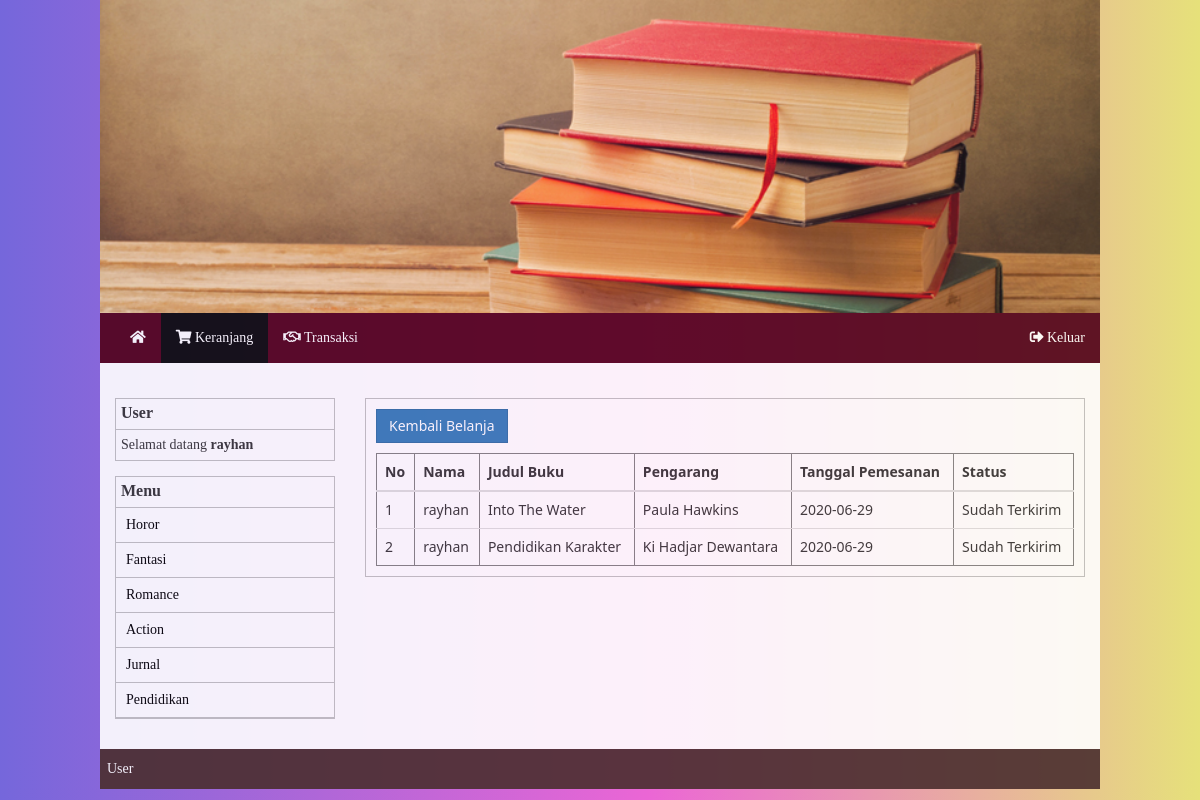
The app's page /transaksi.php (signed in) with its own data.
### tables this page shows
CREATE TABLE `tbl_produk` (
  `kode_produk` varchar(11) NOT NULL,
  `nama` varchar(50) NOT NULL,
  `pengarang` varchar(25) NOT NULL,
  `id_jenis` int(11) NOT NULL,
  `gambar` varchar(60) NOT NULL,
  `deskripsi` text NOT NULL,
  `harga` int(22) NOT NULL,
  `jumlah` int(11) NOT NULL
);

CREATE TABLE `tbl_jenis` (
  `id_jenis` int(11) NOT NULL,
  `jenis_barang` varchar(50) NOT NULL
);

CREATE TABLE `tbl_pesanan` (
  `id_pesanan` varchar(30) NOT NULL,
  `id_user` int(11) NOT NULL,
  `status` varchar(20) NOT NULL,
  `tanggal_pesanan` date NOT NULL,
  `kode_produk` varchar(11) NOT NULL
);

### transaksi.php (the view, shortened to what this page needs)
<!DOCTYPE html>
<html lang="en">
<head>
	<link rel="stylesheet" href="css/biasa.css">
	<link rel="stylesheet" href="css/utama.css">
	<link rel="stylesheet" href="css/font-awesome.min.css">
	<link rel="stylesheet" href="https://use.fontawesome.com/releases/v5.0.9/css/all.css">
</head>
<body>
	<div class="utama">
		<header>
			<div class="gambar">
				<img src="gambar/coverbiasa2.jpg" alt="">
			</div>
		</header>
		<nav class="navbar navbar-inverse">
		  <div class="container-fluid">
		    <ul class="nav navbar-nav">
		      <li>
					<a href="index.php"><i class="fa fa-home"></i></a>
				</li>
				<li class="active">
					<a href="keranjang_belanja.php"><i class="fa fa-shopping-cart"></i> Keranjang</a>
				</li>
				<li>
					<a href="transaksi.php"><i class="far fa-handshake"></i> Transaksi</a>
				</li>
		    </ul>
		    <ul class="nav navbar-nav navbar-right">
		    <?php if (@$_SESSION['username']) { ?>
		    <li><a href="logout.php?page=user"><span class="fa fa-sign-out-alt"></span> Keluar</a></li>
		    <?php
		    }
		    else{
		     ?>
		      <li><a href="register.php"><span class="fa fa-user"></span> Daftar</a></li>
		      <li><a href="login.php"><i class="fas fa-sign-in-alt"></i> Masuk</a></li>
		     <?php } ?>
		    </ul>
		  </div>
		</nav>
		<div class="col-lg-12 body-wrapper">
			<?php require_once"element/sidebar_main.php"; ?>
			<div class="col-lg-9 content-body">
				<div class="isi-header">
					<div class="content-isi">
						<a href="index.php" class="btn btn-primary" id="kembali">Kembali Belanja</a>
						<div class="table-responsive">
							<table class="table" border="1">
								<thead>
									<tr>
										<th>No</th>
										<th>Nama</th>
										<th>Judul Buku</th>
										<th>Pengarang</th>
										<th>Tanggal Pemesanan</th>
										<th>Status</th>
									</tr>
								</thead>
								<tbody>
									<?php
					@$sql=mysql_query("SELECT A.nama, pengarang, B.tanggal_pesanan, B.status, C.nama FROM tbl_user AS A INNER JOIN tbl_pesanan AS B INNER JOIN tbl_produk AS C ON (A.id_user=B.id_user) AND (B.kode_produk = C.kode_produk) WHERE A.id_user = '".$_SESSION['id']."' ") or die (mysql_error()) ;
					$no=1;
					while($pesanan=mysql_fetch_array($sql)) {
					$kd = $pesanan['nama'];
					?>
					<tr>
						<td><?php echo $no++; ?></td>
						<td><?php echo $_SESSION['username']; ?></td>
						<td><?php echo $kd; ?></td>
						<td><?php echo $pesanan['pengarang']; ?></td>
						<td><?php echo $pesanan['tanggal_pesanan']; ?></td>
						<td><?php echo $pesanan['status']; ?></td>
					</tr>
					<?php } ?>
								</tbody>
							</table>
						</div>
					</div>
				</div>
			</div>
		</div>
		<footer>
		<h5>User </h5>
		</footer>
</div>
</body>
</html>
</body>
</html>

### element/sidebar_main.php
<div class="col-lg-3 sidebar">
			<?php if (@$_SESSION['username']){ ?>
				<div class="side">
					<div class="side-header">
						<h2>User</h2>
					</div>
					<div class="isi">
						Selamat datang <b><?php echo $_SESSION['username']; ?></b>
					</div>
				</div>
			<?php } ?>
				<div class="side">
					<div class="side-header">
						<h2>Menu</h2>
					</div>
					<div class="isi jenis">
						<ul>
							<?php
							$select_jenis=mysql_query("SELECT * FROM tbl_produk GROUP BY id_jenis");
							while ($selJenis=mysql_fetch_array($select_jenis)) { ?>
							<?php
							$jns=mysql_query("SELECT * FROM tbl_jenis WHERE id_jenis='$selJenis[id_jenis]'");
							$jenis=mysql_fetch_array($jns);
							 ?>
							<li>
							<a href="index.php?cat=<?php echo $selJenis['id_jenis']; ?>" <?php if ($selJenis['id_jenis']==@$_GET['cat']) { ?>
							id="actived"
							<?php } ?>
							>
							<?php echo $jenis['jenis_barang']; ?>
							</a></li>
							<?php } ?>
						</ul>
					</div>
				</div>
			</div>

### css/utama.css (style rules this page uses)
body { font-family: segoe ui; background: rgba(117,103,219,1); background: -moz-linear-gradient(left, rgba(117,103,219,1) 0%, rgba(117,103,219,1) 0%, rgba(235,102,213,1) 54%, rgba(230,225,122,1) 100%); background: -webkit-gradient(left top, right top, color-stop(0%, rgba(117,103,219,1)), color-stop(0%, rgba(117,103,219,1)), color-stop(54%, rgba(235,102,213,1)), color-stop(100%, rgba(230,225,122,1))); background: -webkit-linear-gradient(left, rgba(117,103,219,1) 0%, rgba(117,103,219,1) 0%, rgba(235,102,213,1) 54%, rgba(230,225,122,1) 100%); background: -o-linear-gradient(left, rgba(117,103,219,1) 0%, rgba(117,103,219,1) 0%, rgba(235,102,213,1) 54%, rgba(230,225,122,1) 100%); background: -ms-linear-gradient(left, rgba(117,103,219,1) 0%, rgba(117,103,219,1) 0%, rgba(235,102,213,1) 54%, rgba(230,225,122,1) 100%); background: linear-gradient(to right, rgba(117,103,219,1) 0%, rgba(117,103,219,1) 0%, rgba(235,102,213,1) 54%, rgba(230,225,122,1) 100%); filter: progid:DXImageTransform.Microsoft.gradient( startColorstr='#7567db', endColorstr='#e6e17a', GradientType=1 ); }
.btn { border-radius: 0px; }
.utama { max-width: 1000px; margin: 0 auto;background-color: white;opacity: 0.9; }
header { min-height: 100%; }
header .gambar img { width: 100%; }
.navbar { border-radius: 0px; font-family:futura; }
.navbar-inverse { border: none; background-color: #510119; }
.navbar-inverse .navbar-nav>li>a { color: white; }
.body-wrapper { padding: 15px 0px; }
.sidebar { min-height: 200px; padding: 0px 5x; }
.side { border: 1px solid silver; margin-bottom: 15px; font-family:futura; }
.side .isi { padding: 5px; }
.side .jenis { padding: 0px; }
.side .isi ul { padding: 0; margin: 0; list-style: none; }
.side .isi ul li a { display: block; padding: 7px 10px; border-bottom: 1px solid silver; color: black; }
.side .side-header h2 { margin: 0; font-size: 16px; font-weight: bold; }
.side .side-header { padding: 5px; border-bottom: 1px solid silver; }
.isi-header { border: 1px solid silver; padding:0px; }
.content-body { padding: 0px 5x; }
.content-header h1,h2,h3,h4,h5,h6 { display: inline-block; margin: 0; }
.content-isi { padding: 5px; }
footer { background: #4A2E2E; clear: both; color: white; padding: 10px 7px; font-family: bellota; }

### transaksi.php (style rules this page uses)
.content-isi { padding: 10px; }
#kembali { margin-bottom: 10px; }
.table { margin-bottom: 0px; }

### records on screen
tbl_produk: id_jenis.jenis_barang "Horor"
tbl_produk: id_jenis.jenis_barang "Fantasi"
tbl_produk: id_jenis.jenis_barang "Romance"
tbl_produk: id_jenis.jenis_barang "Action"
tbl_produk: id_jenis.jenis_barang "Jurnal"
tbl_produk: id_jenis.jenis_barang "Pendidikan"
tbl_pesanan: kode_produk.nama "Into The Water", kode_produk.pengarang "Paula Hawkins", tanggal_pesanan "2020-06-29", status "Sudah Terkirim"
tbl_pesanan: kode_produk.nama "Pendidikan Karakter", kode_produk.pengarang "Ki Hadjar Dewantara", tanggal_pesanan "2020-06-29", status "Sudah Terkirim"

### other values on screen
$_SESSION['username'] "rayhan"
